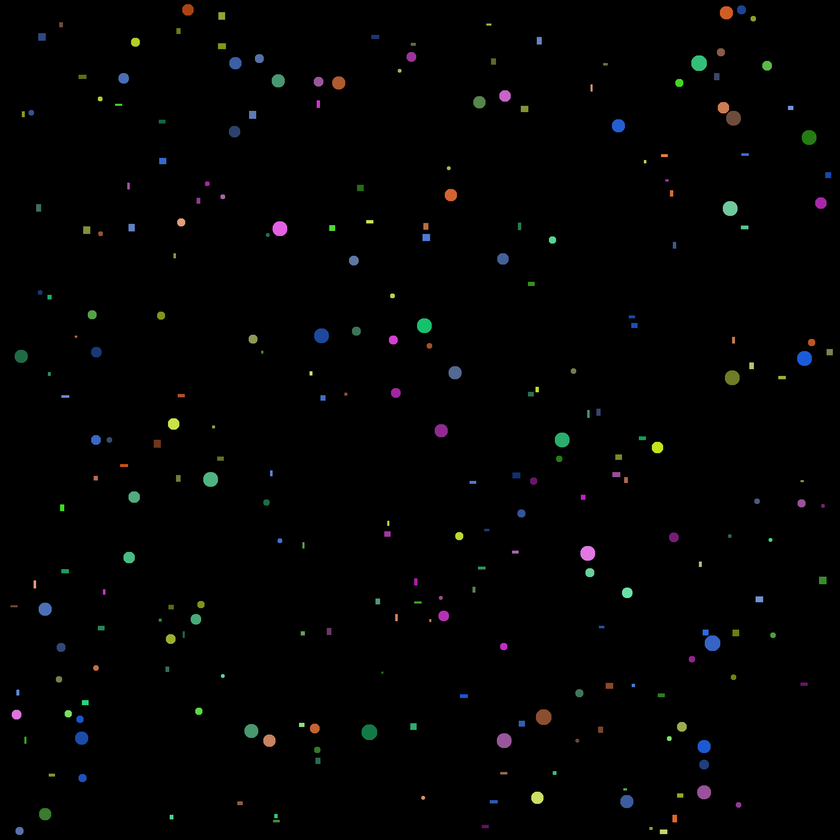
#> input picture figures_and_colors/balls_and_rects.png, 840 x 840 px, shrunk from 2000 x 2000 before the run
$ python main.py
#> lines starting #> are read from the running program, lines starting #| are printed output that depends on the picture; after the words box and inside, x2 and y2 are one past the last pixel; in counts of white or black regions, pixels touching at a corner belong together
import matplotlib.pyplot as plt
from skimage.measure import label, regionprops
import numpy as np
from skimage.morphology import binary_erosion
from skimage.color import rgb2hsv
from skimage.morphology.footprints import rectangle


def analyze_image(binary):
    labeled = label(binary)
    regions = regionprops(labeled)

    total_shapes = len(regions)

    circle_hues = {}
    rectangle_hues = {}

    for region in regions:
        is_circle = region.eccentricity < 0.5

        coords = region.coords

        region_hues = hsv_image[coords[:, 0], coords[:, 1], 0]

        unique_hues, counts = np.unique(region_hues, return_counts=True)
        dominant_hue = unique_hues[np.argmax(counts)]

        dominant_hue_degrees = int(dominant_hue * 360)

        hue_bin = (dominant_hue_degrees // 30) * 30

        if is_circle:
            if hue_bin in circle_hues:
                circle_hues[hue_bin] += 1
            else:
                circle_hues[hue_bin] = 1
        else:
            if hue_bin in rectangle_hues:
                rectangle_hues[hue_bin] += 1
            else:
                rectangle_hues[hue_bin] = 1

    return total_shapes, circle_hues, rectangle_hues


def count_shapes_and_rectangles(binary_mask):
    labeled = label(binary_mask)
    regions = regionprops(labeled)
    total_shapes = 0
    rectangle_count = 0

    for region in regions:
        # Прямоугольник обычно имеет эксцентриситет, близкий к 1 (вытянутый)
        if np.isclose(region.extent, 1.0, atol=0.1):
            rectangle_count += 1
        total_shapes += 1

    diff = total_shapes - rectangle_count
    return total_shapes, rectangle_count, diff


image = plt.imread("./balls_and_rects.png")
#> image is the input picture: shape (840, 840, 3) float32; mean R, G, B 0.00815, 0.00929, 0.00893
hsv_image = rgb2hsv(image)
#> hsv_image: shape (840, 840, 3) float32; mean of channels 0, 1, 2 0.0147, 0.0236, 0.013
gray = image.mean(axis=2)
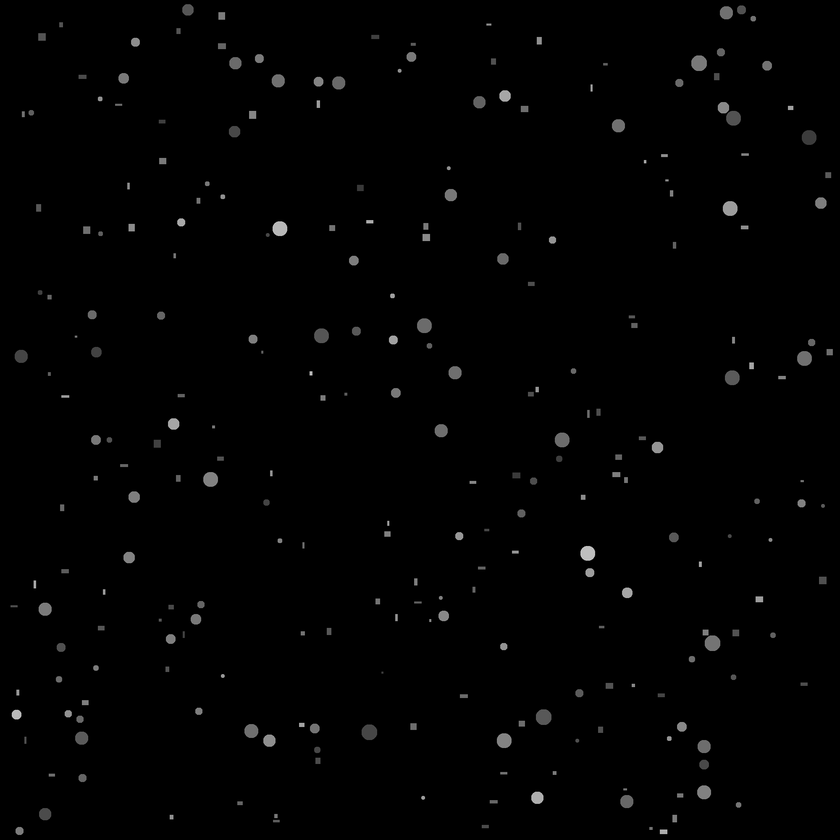
#> gray: shape (840, 840) float32; min 0, max 0.825, mean 0.00879
binary = gray > 0
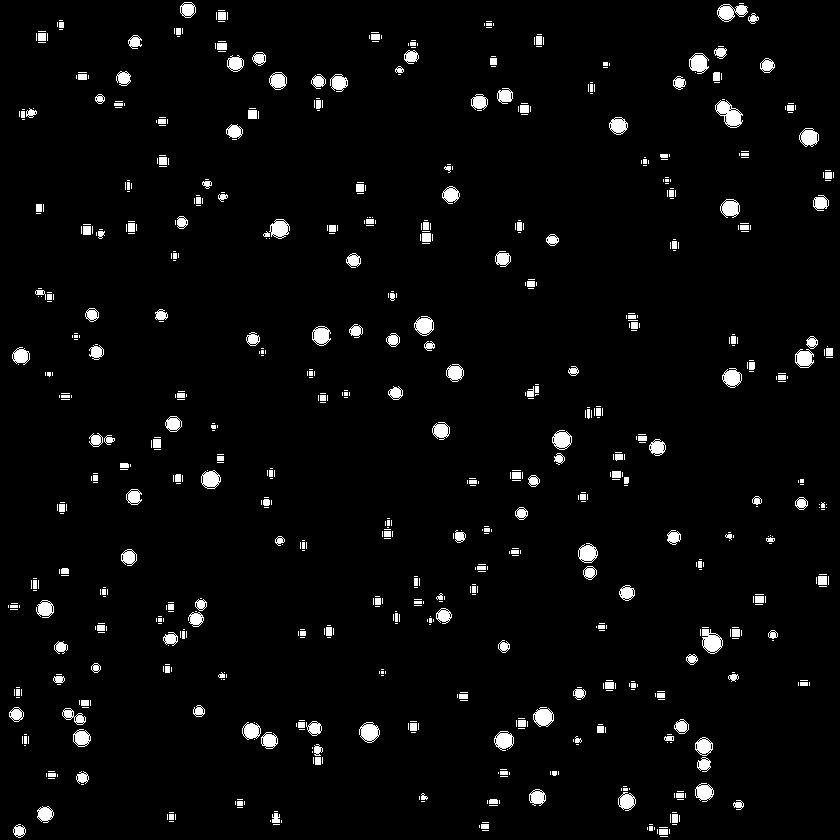
#> binary: shape (840, 840) bool; 3.5% white; 789 white regions (550 under 20 px), largest, box (x1, y1, x2, y2) and area: (715, 100, 743, 128) 411, (702, 629, 723, 654) 340, (717, 4, 748, 22) 321

binary = binary_erosion(binary, np.ones((3, 3)))
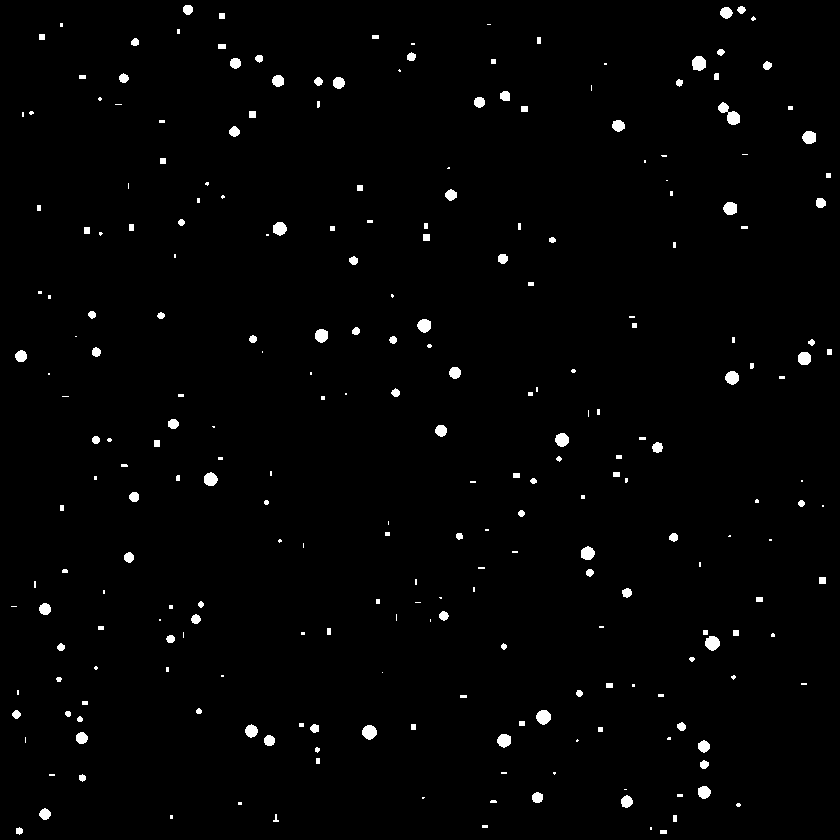
#> binary: shape (840, 840) bool; 1.5% white; 255 white regions (106 under 20 px)

total, rectangles, diff = count_shapes_and_rectangles(binary)
#> in count_shapes_and_rectangles, `labeled = label(binary_mask)`:
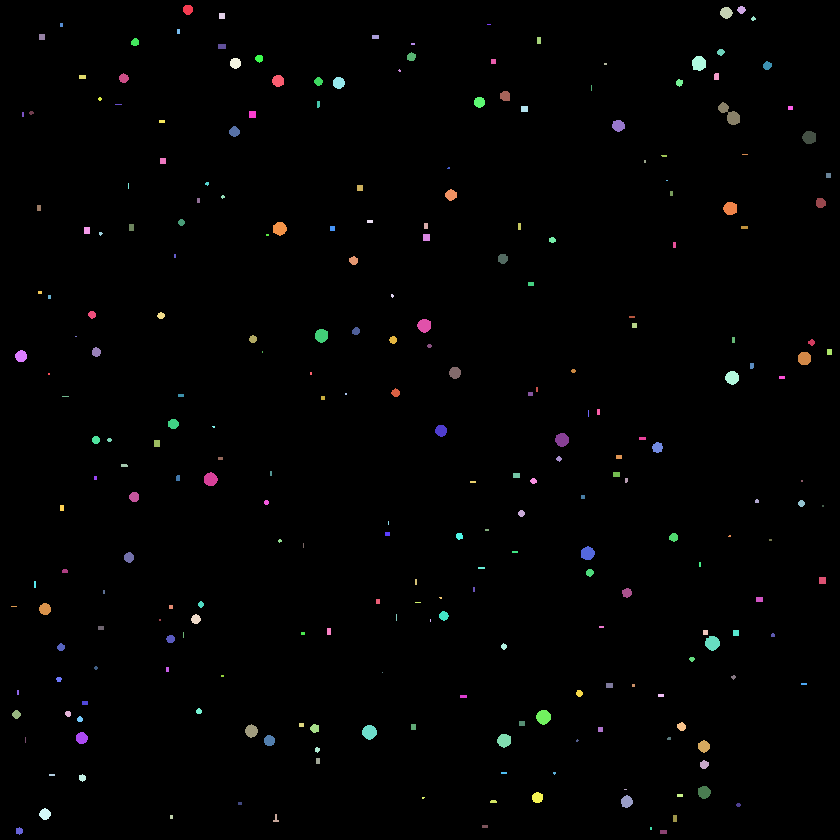
#> labeled: shape (840, 840) int32; 256 distinct labels, from 0 to 255; one colour per label, 0 black
#> in count_shapes_and_rectangles, `regions = regionprops(labeled)`: regions = 255 regions; largest, box (x1, y1, x2, y2) and area: (718, 102, 740, 125) 236, (692, 56, 706, 71) 170, (705, 636, 720, 651) 170, (536, 710, 551, 725) 170, (362, 725, 377, 740) 169
#> after the loop in count_shapes_and_rectangles, `for region in regions:`: rectangle_count = 137; total_shapes = 255
#> in count_shapes_and_rectangles, `diff = total_shapes - rectangle_count`: diff = 118
#> total = 255; rectangles = 137; diff = 118
diff_hues = {}
print(f"Всего фигур: {total}")
#| Всего фигур: 255
print(f"Прямоугольников: {rectangles}")
#| Прямоугольников: 137
print(f"Кругов: {diff}")
#| Кругов: 118

total_shapes, circle_shape, rectangle_shape = analyze_image(binary)
#> in analyze_image, `total_shapes = len(regions)`: total_shapes = 255
#> the loop in analyze_image, `for region in regions:` made 255 passes
#> (is_circle, dominant_hue, dominant_hue_degrees, hue_bin) on passes 1, 3, 4: (True, 0.0552, 19, 0), (True, 0.0556, 19, 0), (True, 0.194, 69, 60)
#> after the loop in analyze_image, `for region in regions:`: circle_hues = {0: 13, 210: 35, 60: 19, 270: 20, 120: 17, 90: 15, 150: 3}; rectangle_hues = {0: 25, 60: 32, 210: 23, 270: 16, 90: 13, 120: 23, 150: 1}
#> total_shapes = 255; circle_shape has the same summary as circle_hues in analyze_image; rectangle_shape has the same summary as rectangle_hues in analyze_image

print(f"Колисество цветов - {total_shapes}")
#| Колисество цветов - 255
print(f"Количество оттенков круга - {len(circle_shape) - 1}")
#| Количество оттенков круга - 6
for value in circle_shape:
    print(f"Отенок круга - {value}")
#> this loop made 7 passes
#> value on passes 2 to 7: 210, 60, 270, 120, 90, 150
#| Отенок круга - 0
#| Отенок круга - 210
#| Отенок круга - 60
#| Отенок круга - 270
#| Отенок круга - 120
#| Отенок круга - 90
#| Отенок круга - 150

print(f"Количество оттенков приямоугольника - {len(rectangle_shape) - 1}")
#| Количество оттенков приямоугольника - 6
for value in rectangle_shape:
    print(f"Отенок приямоугольника - {value}")
#> this loop made 7 passes
#| Отенок приямоугольника - 0
#| Отенок приямоугольника - 60
#| Отенок приямоугольника - 210
#| Отенок приямоугольника - 270
#| Отенок приямоугольника - 90
#| Отенок приямоугольника - 120
#| Отенок приямоугольника - 150

# plt.subplot(121)
plt.imshow(hsv_image)
# plt.subplot(122)
# plt.plot(sorted(colors), "o-")
plt.show()
